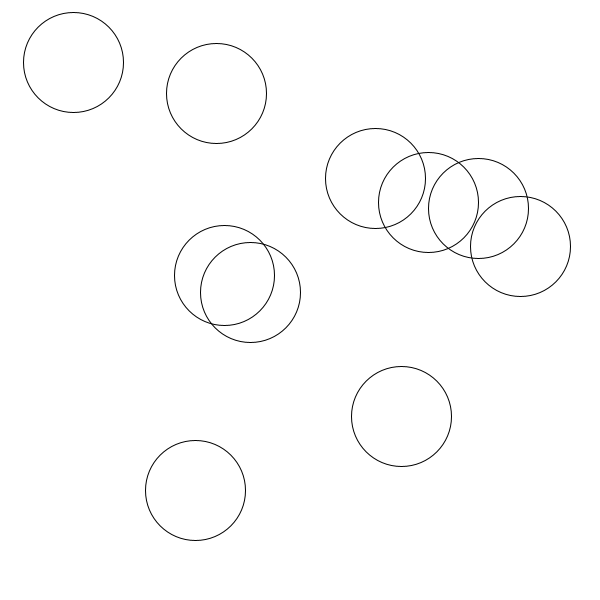
Frame 1 (no input)
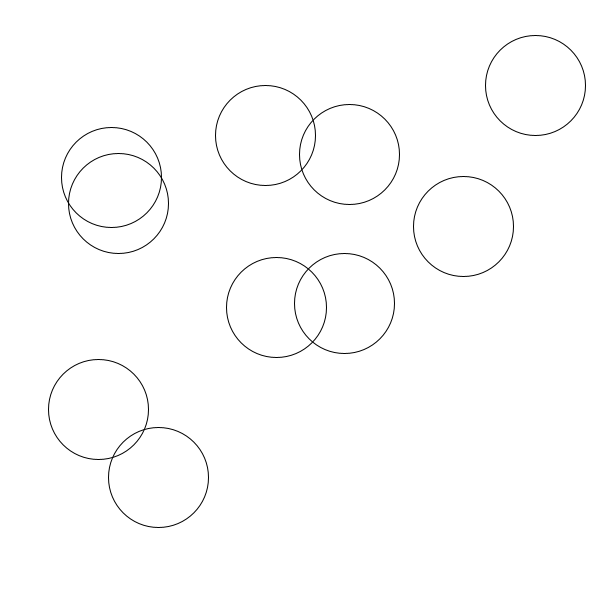
Frame 60 (the mouse pressed at the canvas centre just before this capture)
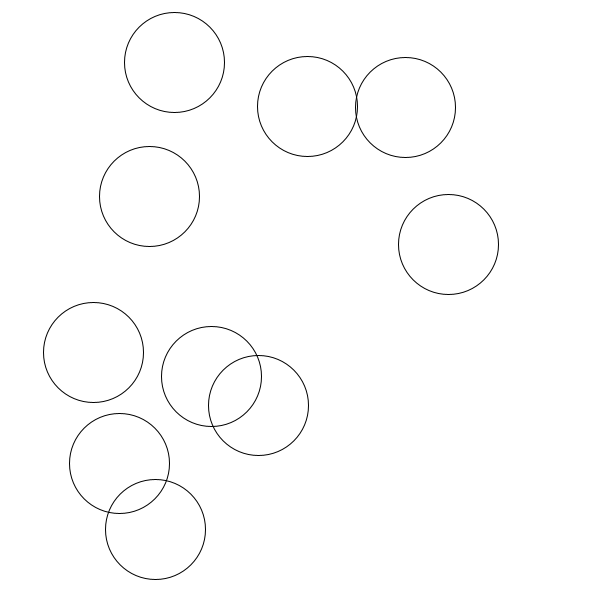
Frame 120 (the mouse held since frame 60 and released just before this capture)

The Processing sketch that drew these frames (run headless with seeded random() and noise(); from frame 60 on, the mouse is pressed at the canvas centre):

// Processing sketch: ConnectingCircles
// ── ConnectingCircles.pde
class MetaBall {
  float r;
  PVector pos, vel;


  MetaBall(float r, PVector pos, PVector vel) {
    this.r = r;
    this.pos = pos;
    this.vel = vel;
  }

  void move() {
    checkEdges();
    pos.add(vel);
  }

  void stop() {
    vel.set(0, 0);
  }

  void display() {
    ellipse(pos.x, pos.y, r*2, r*2);
  }
  
  private void checkEdges() {
    if (pos.x > width - r || pos.x < r) {
      vel.x *= -1;
    }
    if (pos.y > height - r || pos.y < r) {
      vel.y *= -1;
    }
  }
}

ArrayList<MetaBall> balls = new ArrayList<MetaBall>();

void setup() {
  size(600, 600);
  background(255);
  noFill();
  float r = 50;

  for (int i = 0; i < 10; i++) {
    PVector position = new PVector(random(r, width-r), random(r, height-r));
    PVector velocity = new PVector(random(-3, 3), random(-3, 3)); // Example direction and speed
    balls.add(new MetaBall(50, position, velocity));
  }
}

void draw() {
  background(255);
  for (MetaBall ball : balls) {
    ball.move();
    ball.display();
  }
}
